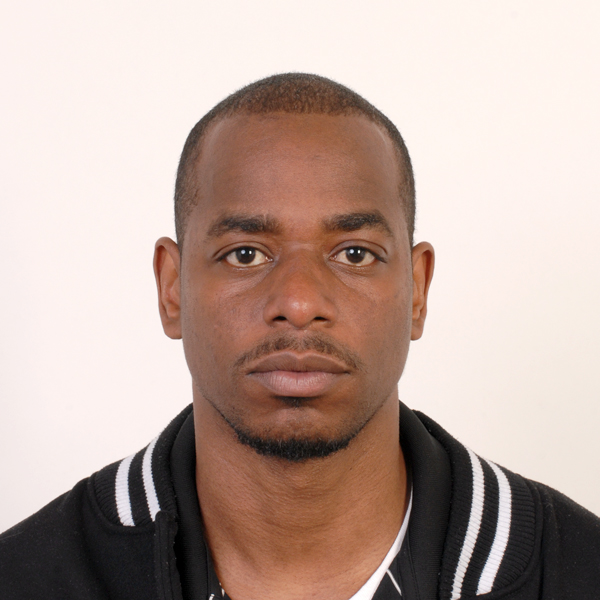
#> input picture bill.jpg, 600 x 600 px, given in place of jeff.jpg, which was not available
$ jupyter execute Untitled.ipynb
#> lines starting #> are read from the running program, lines starting #| are printed output that depends on the picture; pictures that were not available may be replaced by others from this repository, and a replacement may not be noted
[cell 1]
import cv2

[cell 2]
jeff=cv2.imread('jeff.jpg')
#> jeff is the input picture: shape (600, 600, 3); mean B, G, R 158.2, 167, 187.9

[cell 3]
bill=cv2.imread('bill.jpg')

[cell 4]
model=cv2.CascadeClassifier('haarcascade_frontalface_default.xml')

[cell 5]
face=model.detectMultiScale(jeff)
#> face = [[161, 144, 277, 277]]

[cell 6]
face2=model.detectMultiScale(bill)
#> face2 = [[161, 144, 277, 277]]
face,face2
#> Out = ([[161, 144, 277, 277]], [[161, 144, 277, 277]])

[cell 7]
jeff_face=jeff[149:149+296,144:144+296]
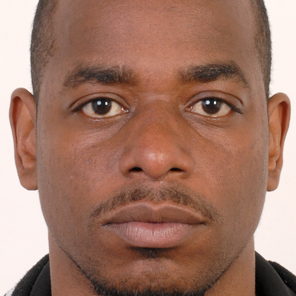
#> jeff_face: shape (296, 296, 3); mean B, G, R 103.4, 119.3, 159.7
bill_face=bill[162:162+287,134:134+287]
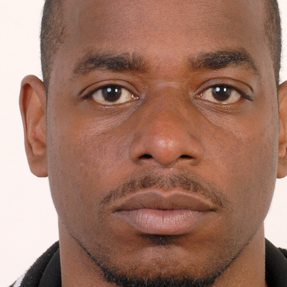
#> bill_face: shape (287, 287, 3); mean B, G, R 100.8, 116.7, 157.4

[cell 8]
jeff_crop=cv2.resize(jeff_face,(287,287),)
bill_crop=cv2.resize(bill_face,(296,296),)

[cell 9]
jeff_crop,bill_crop

[cell 10]
jeff[149:149+296,144:144+296]=bill_crop
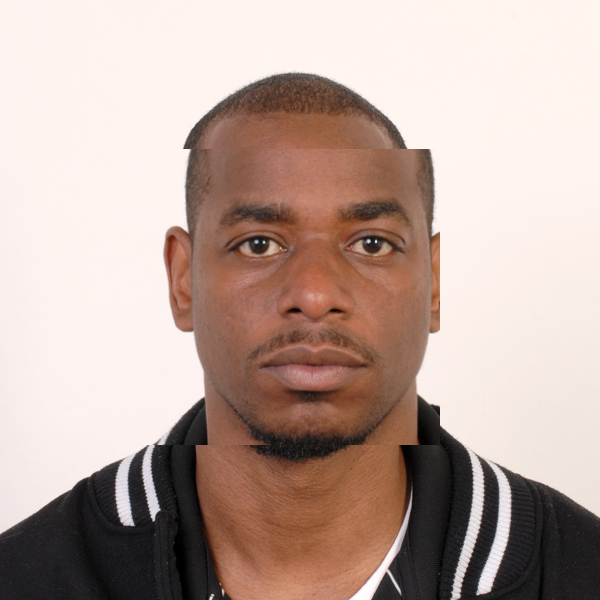
#> jeff: shape (600, 600, 3); mean B, G, R 157.5, 166.3, 187.4
bill[162:162+287,134:134+287 ]=jeff_crop
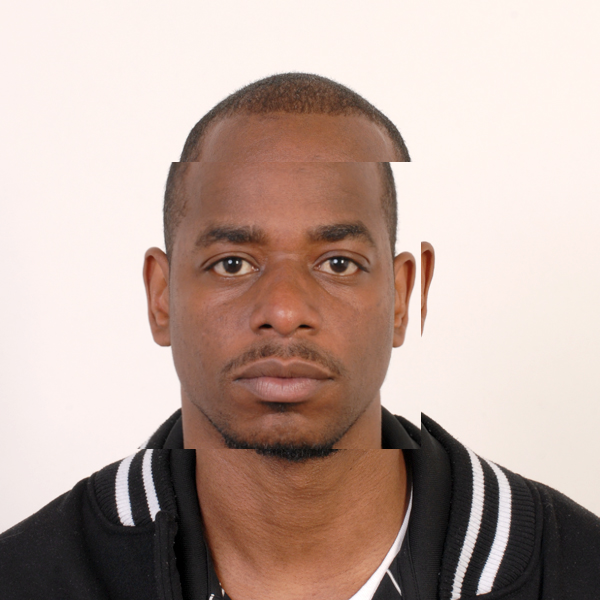
#> bill: shape (600, 600, 3); mean B, G, R 158.8, 167.5, 188.4

[cell 11]
import numpy

[cell 12]
img=numpy.concatenate((jeff,bill),axis=1)
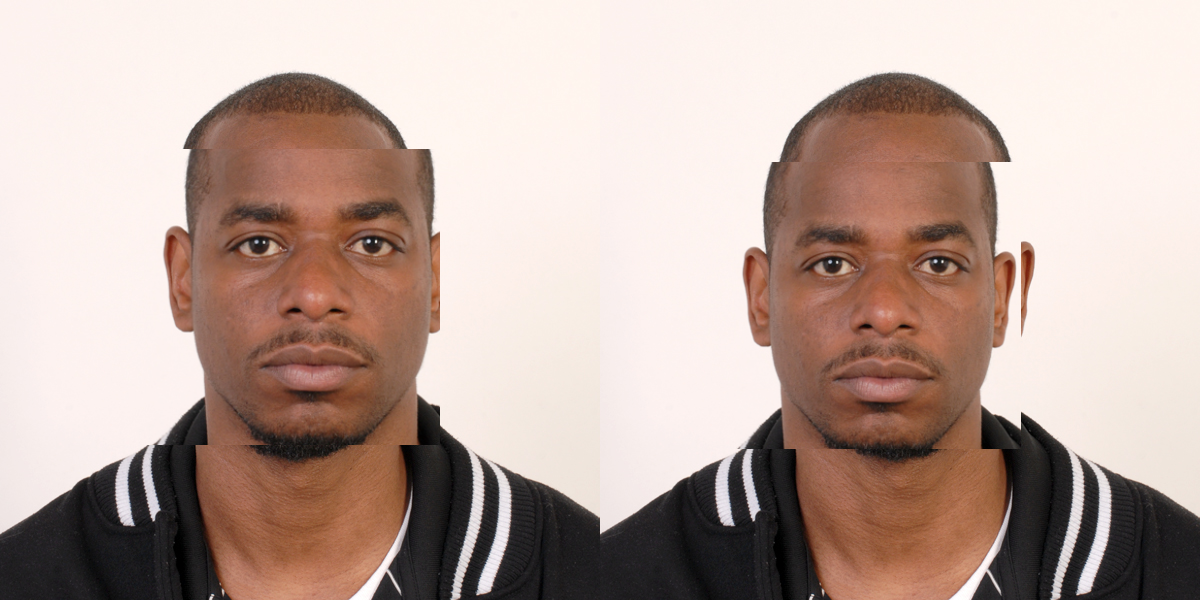
#> img: shape (600, 1200, 3); mean B, G, R 158.2, 166.9, 187.9
